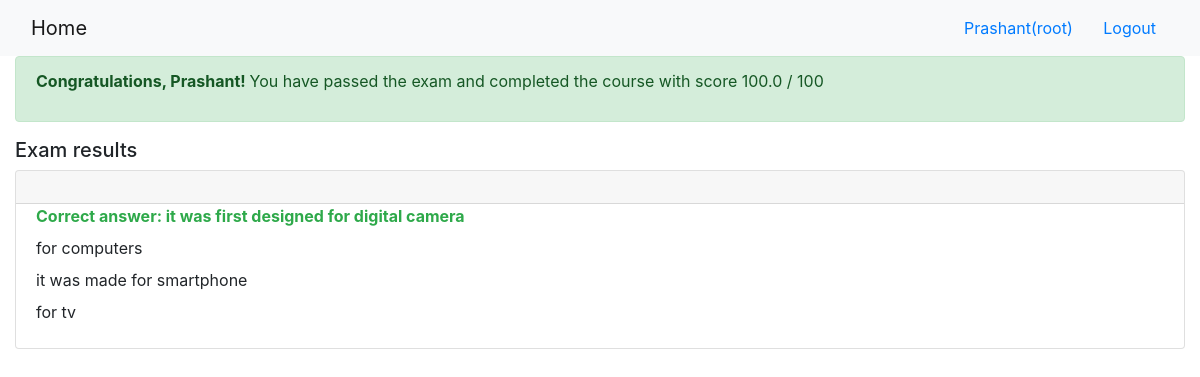
The app's page /onlinecourse/course/4/submission/4/result/ (signed in) with its own data.
### onlinecourse/models.py (models this page shows, shortened)
class Question(models.Model):
    course = models.ForeignKey(Course, on_delete=models.CASCADE,null=True)
    text = models.CharField(max_length=150,null=True)
    grade = models.FloatField()

class Choice(models.Model):
    question = models.ForeignKey(Question, on_delete=models.CASCADE,null=True)
    text = models.CharField(max_length=150,null=True )
    is_correct = models.BooleanField()

### onlinecourse/views.py (the view)
# urls.py: path('course/<int:course_id>/submission/<int:submission_id>/result/', views.show_exam_result, name = 'show_exam_result'),
def show_exam_result(request, course_id, submission_id):
    context = {}
    course = get_object_or_404(Course, pk=course_id)
    submission = get_object_or_404(Submission, pk=submission_id)
    selected_choices = Submission.objects.filter(id = submission_id).values_list('choices', flat=True)
    grade = 0
    for i in submission.choices.all().filter(is_correct=True).values_list('question_id'):
        grade += Question.objects.filter(id=i[0]).first().grade
    context['course'] = course
    context['selected_ids'] = selected_choices
    context['grade'] = grade
    return render(request, 'onlinecourse/exam_result_bootstrap.html', context)

### onlinecourse/templates/onlinecourse/exam_result_bootstrap.html (shortened to what this page needs)
<!DOCTYPE html>
<html lang="en">
<head>
    {% load static %}
    <link rel="stylesheet" href="https://maxcdn.bootstrapcdn.com/bootstrap/4.5.2/css/bootstrap.min.css">
</head>
<body>
 <nav class="navbar navbar-light bg-light">
    <div class="container-fluid">
        <div class="navbar-header">
              <a class="navbar-brand" href="{% url 'onlinecourse:index' %}">Home</a>
        </div>
        <ul class="nav navbar-nav navbar-right">
            {% if user.is_authenticated %}
            <li>
                <a class="btn btn-link" href="#">{{ user.first_name }}({{ user.username }})</a>
                <a class="btn btn-link" href="{% url 'onlinecourse:logout' %}">Logout</a>
            </li>
            {% endif %}
        </ul>
    </div>
</nav>
<div class="container-fluid">
    {% if grade > 80 %}
    <div class="alert alert-success">
       <p><b>Congratulations, {{user.first_name}}! </b>You have passed the exam and completed the course with score {{grade}} / 100</p>
    </div>
        {% else %}
        <div class="alert alert-danger">
            <p><b>Failed. </b>Sorry, {{user.first_name}}! You have failed the exam with score {{grade}} / 100</p>
        </div>
        <a class="btn btn-link text-danger" href="{% url 'onlinecourse:course_details' course.id %}">Re-test</a>
        {% endif %}
        <div class="card-columns-vertical mt-1">
        <h5 class="">Exam results</h5>
            {% for question in course.question_set.all %}
            <div class="card mt-1">
                <div class="card-header"><h5 style="font-weight:bold">{{ question.question_text}}</h5></div>
                <div class="form-group">
                    {% for choice in question.choice_set.all %}
                    <div class="form-check">
                        {% if choice.id in selected_ids %}
                            {% if choice.is_correct == True %}
                                <label style="color:#2ea94a;font-weight:bold">Correct answer: {{choice.text}}</label>
                            {% else %}
                                <label style="color:red;font-weight:bold">Wrong answer: {{choice.text}}</label>
                            {% endif %}
                        {% elif choice.id not in selected_ids and choice.is_correct == True %}
                            <label style="color:#ffa500;font-weight:bold">Not Selected: {{choice.text}}</label>
                        {% else %}
                            <label>{{choice.text}}</label>
                        {% endif %}
                    </div>
                    {% endfor %}
                </div>
            {% endfor %}
        </div>
    </div>
</body>
</html>

### records on screen
Choice: text "it was first designed for digital camera"
Choice: text "for computers"
Choice: text "it was made for smartphone"
Choice: text "for tv"

### other values on screen
{{ user.first_name }} "Prashant"
{{ user.username }} "root"
{{ grade }} "100.0"
